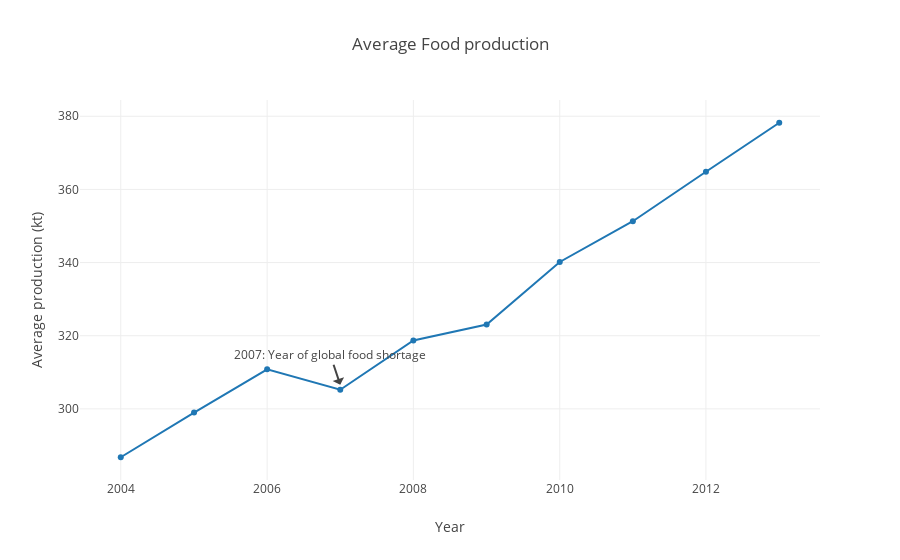

Notebook code for this chart:
### Code cell
fig = px.line(average_production_and_suppy, x='Year', y=average_production_and_suppy['Average production (kt)'], markers = True,
             title='Average Food production', template='none')
fig.add_annotation(text='2007: Year of global food shortage', x='2007', y=305.21, showarrow=True, arrowhead=1, yshift=5)

### Figure 1 — Plotly figure (JSON) as saved in the notebook; plotly's stock layout.template omitted (floating-point values rounded to 4 significant figures)
{"data": [{"hovertemplate": "Year=%{x}<br>Average production (kt)=%{y}<extra></extra>", "legendgroup": "", "line": {"color": "#1F77B4", "dash": "solid"}, "marker": {"symbol": "circle"}, "mode": "lines+markers", "name": "", "orientation": "v", "showlegend": false, "type": "scatter", "x": ["2004-01-01T00:00:00", "2005-01-01T00:00:00", "2006-01-01T00:00:00", "2007-01-01T00:00:00", "2008-01-01T00:00:00", "2009-01-01T00:00:00", "2010-01-01T00:00:00", "2011-01-01T00:00:00", "2012-01-01T00:00:00", "2013-01-01T00:00:00"], "xaxis": "x", "y": [286.8, 299.0, 310.8, 305.2, 318.7, 323.0, 340.2, 351.3, 364.8, 378.2], "yaxis": "y"}], "layout": {"annotations": [{"arrowhead": 1, "showarrow": true, "text": "2007: Year of global food shortage", "x": "2007", "y": 305.2, "yshift": 5}], "legend": {"tracegroupgap": 0}, "title": {"text": "Average Food production"}, "xaxis": {"anchor": "y", "domain": [0, 1], "title": {"text": "Year"}}, "yaxis": {"anchor": "x", "domain": [0, 1], "title": {"text": "Average production (kt)"}}}}
